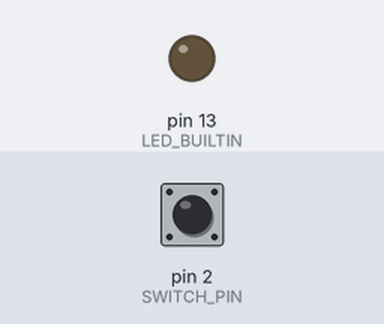
The program below on a simulated Arduino Nano Every. Parts: output pins drawn as LEDs (lit = HIGH). Inputs (shaded band) come from the test bench; at power-on: pin 2 (SWITCH_PIN) HIGH. What the program prints to the serial monitor is not drawn.

Above: at 1.2 s.
1.3 s: pin 2 (SWITCH_PIN) pulled LOW for 0.15 s
Timing chart, 0 to 4.3 s (numbered marks = the images above; inputs shaded):
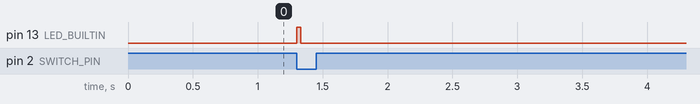

Measured:
- after the input at 1.3 s, pin 13 (LED_BUILTIN): LOW → HIGH at once, → LOW 0.03 s later

The program:

main.cpp
```cpp
#include <Arduino.h>

const uint8_t SWITCH_PIN = 2;
const unsigned long LOCKOUT_MS = 8;
const unsigned long LED_MS = 30;
const unsigned long HEARTBEAT_MS = 5;
const uint8_t CLICK_PAD = 63;  // pad 'C' to a full 64-byte USB packet to force flush

static int lastStableState = HIGH;
static unsigned long lockoutUntil = 0;
static unsigned long ledOffAt = 0;
static unsigned long lastBeat = 0;
static bool ledOn = false;

void setup() {
  pinMode(SWITCH_PIN, INPUT_PULLUP);
  pinMode(LED_BUILTIN, OUTPUT);
  digitalWrite(LED_BUILTIN, LOW);
  Serial.begin(115200);
}

void loop() {
  unsigned long now = millis();

  if (ledOn && now >= ledOffAt) {
    digitalWrite(LED_BUILTIN, LOW);
    ledOn = false;
  }

  if (now - lastBeat >= HEARTBEAT_MS) {
    Serial.write('.');
    lastBeat = now;
  }

  if (now < lockoutUntil) return;

  int reading = digitalRead(SWITCH_PIN);
  if (reading != lastStableState) {
    if (reading == LOW) {
      Serial.write('C');
      for (uint8_t i = 0; i < CLICK_PAD; i++) Serial.write('.');
      Serial.flush();
      digitalWrite(LED_BUILTIN, HIGH);
      ledOn = true;
      ledOffAt = now + LED_MS;
      lastBeat = now;
    }
    lastStableState = reading;
    lockoutUntil = now + LOCKOUT_MS;
  }
}
```
